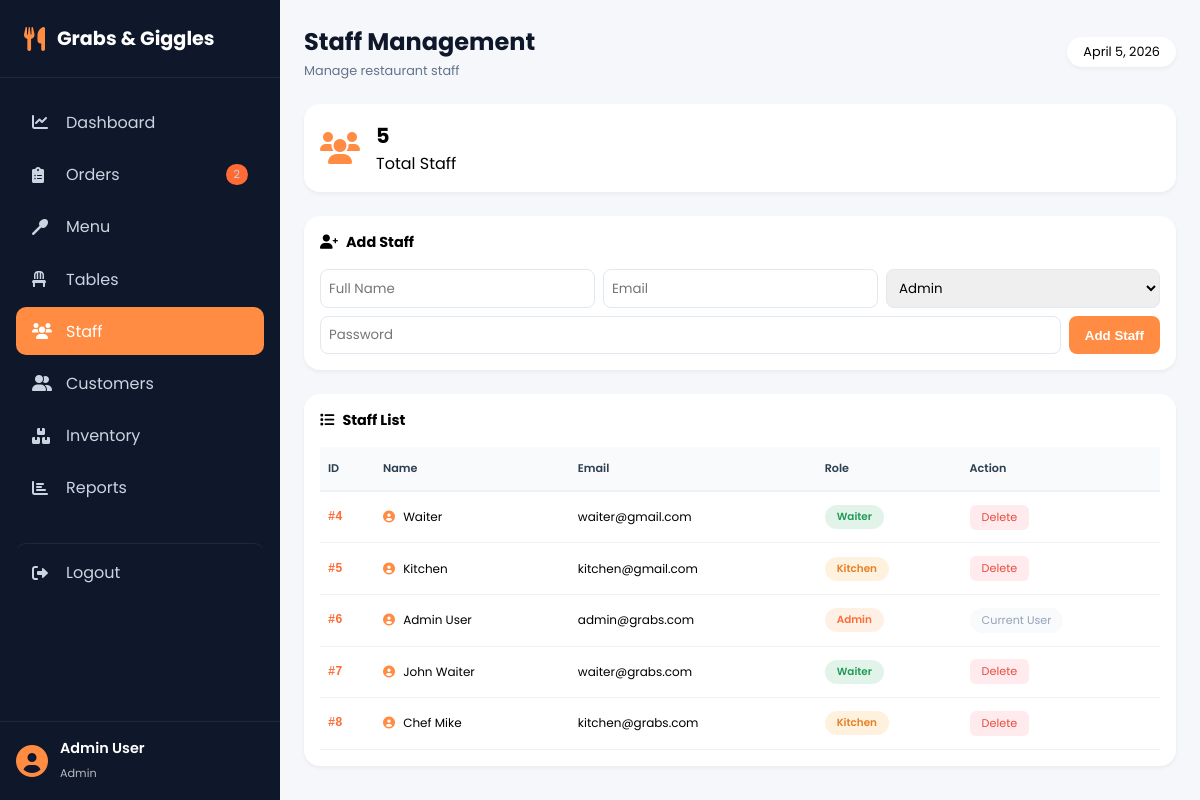
The app's page /pages/staff.php (signed in), older data.
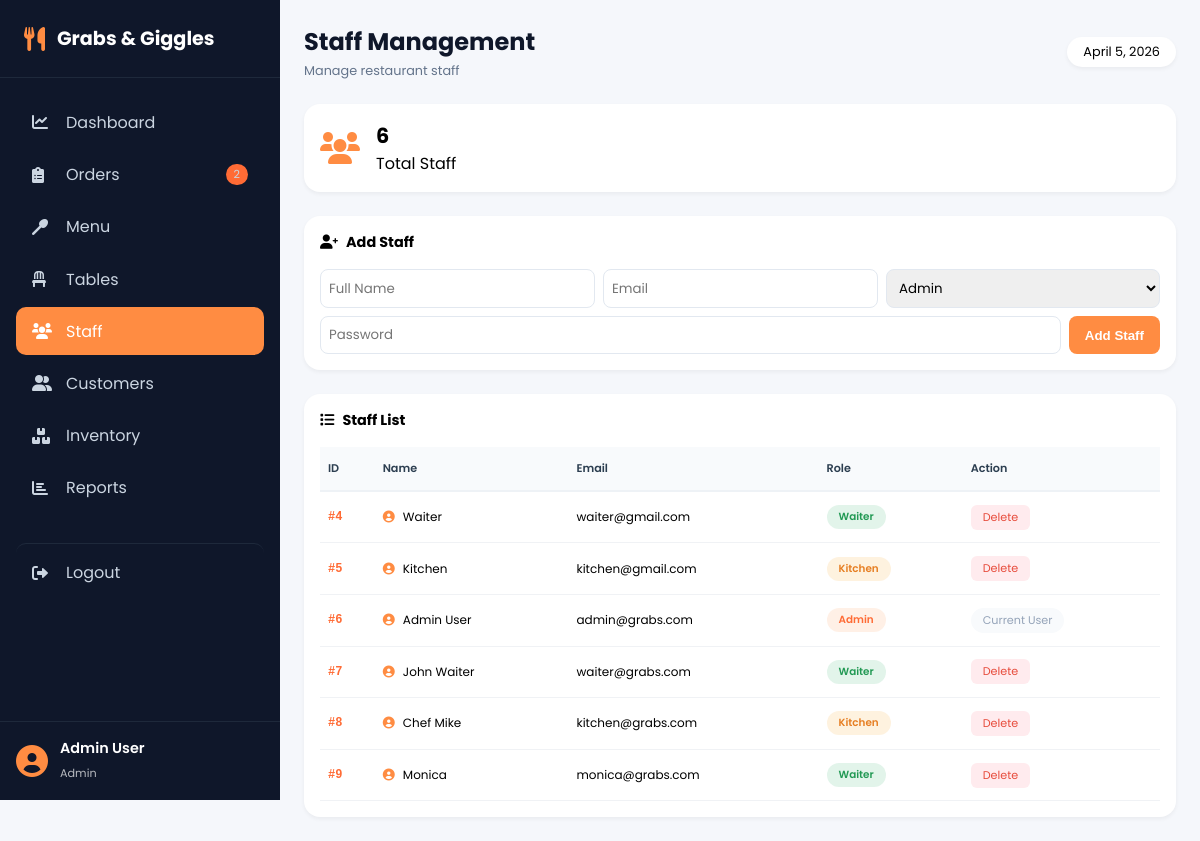
The same page, newer data.
### tables this page shows
CREATE TABLE `staff` (
  `id` int(11) NOT NULL,
  `name` varchar(100) DEFAULT NULL,
  `email` varchar(100) DEFAULT NULL,
  `role` varchar(50) DEFAULT NULL,
  `password` varchar(100) DEFAULT NULL
);

### pages/staff.php (the view, shortened to what this page needs)
<?php
include("../db_connect.php");
$user_name = $_SESSION['name'];
$staff = $conn->query("SELECT * FROM staff ORDER BY id");
$total = $conn->query("SELECT COUNT(*) as c FROM staff")->fetch_assoc()['c'];
$pending = $conn->query("SELECT COUNT(*) as c FROM orders WHERE status='pending'")->fetch_assoc()['c'];
?>
<!DOCTYPE html>
<html>
<head>
    <link rel="stylesheet" href="https://cdnjs.cloudflare.com/ajax/libs/font-awesome/6.0.0-beta3/css/all.min.css">
    <link rel="stylesheet" href="../css/dashboard.css">
    <link rel="stylesheet" href="../css/staff.css">
</head>
<body>
<div class="dashboard-container">
    <aside class="sidebar">
        <div class="sidebar-header"><div class="logo"><i class="fas fa-utensils"></i><span>Grabs & Giggles</span></div></div>
        <nav class="sidebar-nav">
            <a href="dashboard.php" class="nav-item"><i class="fas fa-chart-line"></i><span>Dashboard</span></a>
            <a href="orders.php" class="nav-item"><i class="fas fa-clipboard-list"></i><span>Orders</span><?php if($pending>0) echo "<span class='badge'>$pending</span>"; ?></a>
            <a href="menu.php" class="nav-item"><i class="fas fa-utensil-spoon"></i><span>Menu</span></a>
            <a href="tables.php" class="nav-item"><i class="fas fa-chair"></i><span>Tables</span></a>
            <a href="staff.php" class="nav-item active"><i class="fas fa-users"></i><span>Staff</span></a>
            <a href="customers.php" class="nav-item"><i class="fas fa-user-friends"></i><span>Customers</span></a>
            <a href="inventory.php" class="nav-item"><i class="fas fa-boxes"></i><span>Inventory</span></a>
            <a href="reports.php" class="nav-item"><i class="fas fa-chart-bar"></i><span>Reports</span></a>
            <a href="logout.php" class="nav-item logout"><i class="fas fa-sign-out-alt"></i><span>Logout</span></a>
        </nav>
        <div class="user-info"><i class="fas fa-user-circle"></i><div><p><?php echo $user_name; ?></p><small>Admin</small></div></div>
    </aside>
    <main class="main-content">
        <div class="top-bar"><div><h1>Staff Management</h1><p>Manage restaurant staff</p></div><div class="date"><?php echo date('F j, Y'); ?></div></div>
        <div class="staff-stats"><div class="stat"><i class="fas fa-users"></i><div><h3><?php echo $total; ?></h3><p>Total Staff</p></div></div></div>
        <div class="add-form">
            <h3><i class="fas fa-user-plus"></i> Add Staff</h3>
            <form method="POST">
                <input type="text" name="name" placeholder="Full Name" required>
                <input type="email" name="email" placeholder="Email" required>
                <select name="role"><option>Admin</option><option>Waiter</option><option>Kitchen</option></select>
                <input type="password" name="pass" placeholder="Password" required>
                <button type="submit" name="add">Add Staff</button>
            </form>
        </div>
        <div class="staff-table">
            <h3><i class="fas fa-list"></i> Staff List</h3>
            <div class="table-wrap">
                <table class="staff-list-table">
                    <thead><tr><th>ID</th><th>Name</th><th>Email</th><th>Role</th><th>Action</th></tr></thead>
                    <tbody>
                        <?php while($row = $staff->fetch_assoc()): ?>
                        <tr>
                            <td class="staff-id">#<?php echo $row['id']; ?></td>
                            <td class="staff-name"><i class="fas fa-user-circle"></i> <?php echo $row['name']; ?></td>
                            <td class="staff-email"><?php echo $row['email']; ?></td>
                            <td class="staff-role"><span class="role <?php echo strtolower($row['role']); ?>"><?php echo $row['role']; ?></span></td>
                            <td class="staff-action">
                                <?php if($row['id'] != $_SESSION['user_id']): ?>
                                <a href="?delete=<?php echo $row['id']; ?>" class="delete" onclick="return confirm('Delete?')">Delete</a>
                                <?php else: ?>
                                <span class="current">Current User</span>
                                <?php endif; ?>
                            </td>
                        </tr>
                        <?php endwhile; ?>
                    </tbody>
                </table>
            </div>
        </div>
    </main>
</div>
</body>
</html>

Row changes from the older to the newer data that the page shows:
added staff: id "9", name "Monica", email "monica@grabs.com", role "Waiter"
Text that changed along with them:
$total: "5" → "6"
